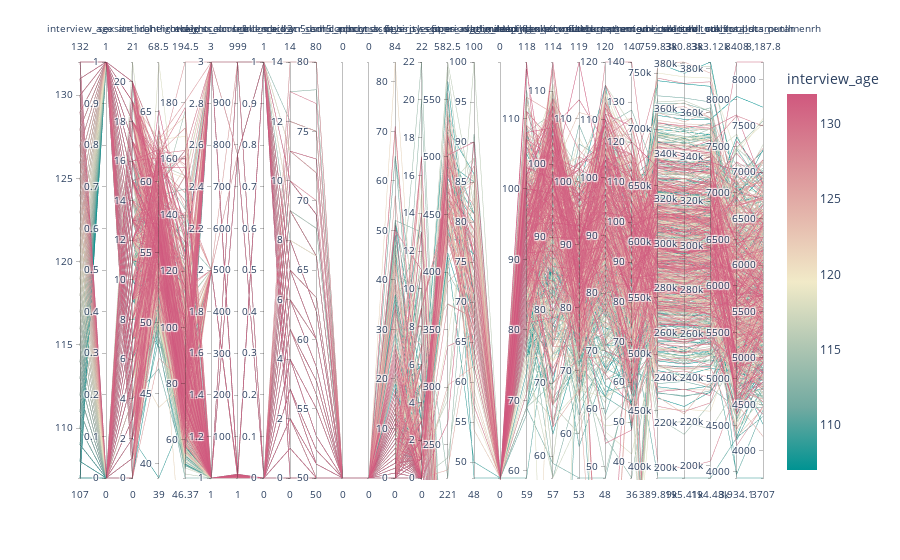

The code cell stored with this chart in its notebook:
### Markdown cell above
### Create an interactive plot that allows viewing many variables

Can you plot all 20 variables simultaneously?
([pandas.plotting.parallel_coordinates — pandas 1.1.4 documentation](https://pandas.pydata.org/pandas-docs/stable/reference/api/pandas.plotting.parallel_coordinates.html))
For an interactive plot you can use plotly
([Parallel Coordinates Plot | Python](https://plotly.com/python/parallel-coordinates-plot/))
in the notebook.

### Code cell
# Create an interactive parallel coordinate plot
subset_df_numerical = subset_df.copy()
subset_df_numerical.sex = subset_df.sex.astype("category").cat.codes
subset_df_numerical.site_id_l = subset_df.site_id_l.astype("category").cat.codes
fig = px.parallel_coordinates(subset_df_numerical, color="interview_age", 
                              dimensions=["interview_age", "sex"] + data_elements_of_interest,
                              color_continuous_scale=px.colors.sequential.Agsunset,
                              #color_continuous_midpoint=2          )
                             )
fig.show()

### Figure 1 — Plotly figure (JSON) as saved in the notebook; plotly's stock layout.template omitted (floating-point values rounded to 4 significant figures; data arrays with more than 128 entries replaced by an {"elided": "..."} marker saying what was removed)
{"data": [{"dimensions": [{"label": "interview_age", "values": {"elided": "1000 int values"}}, {"label": "sex", "values": {"elided": "1000 int values"}}, {"label": "site_id_l", "values": {"elided": "1000 int values"}}, {"label": "anthroheightcalc", "values": {"elided": "1000 float values"}}, {"label": "anthroweightcalc", "values": {"elided": "1000 float values"}}, {"label": "ehi_y_ss_scoreb", "values": {"elided": "1000 int values"}}, {"label": "demo_comb_income_v2", "values": {"elided": "1000 int values"}}, {"label": "snellen_aid_y", "values": {"elided": "1000 int values"}}, {"label": "cbcl_scr_dsm5_adhd_r", "values": {"elided": "1000 int values"}}, {"label": "cbcl_scr_dsm5_adhd_t", "values": {"elided": "1000 int values"}}, {"label": "scrn_commondx", "values": {"elided": "1000 null values"}}, {"label": "scrn_asd", "values": {"elided": "1000 null values"}}, {"label": "pps_y_ss_severity_score", "values": {"elided": "1000 int values"}}, {"label": "pgbi_p_ss_score", "values": {"elided": "1000 int values"}}, {"label": "fit_ss_sleepperiod_minutes", "values": {"elided": "1000 float values"}}, {"label": "fit_ss_avg_hr_deep", "values": {"elided": "1000 int values"}}, {"label": "sag_grade_type", "values": {"elided": "1000 null values"}}, {"label": "nihtbx_reading_uncorrected", "values": {"elided": "1000 int values"}}, {"label": "nihtbx_flanker_uncorrected", "values": {"elided": "1000 int values"}}, {"label": "nihtbx_picvocab_uncorrected", "values": {"elided": "1000 int values"}}, {"label": "nihtbx_fluidcomp_uncorrected", "values": {"elided": "1000 int values"}}, {"label": "nihtbx_pattern_uncorrected", "values": {"elided": "1000 int values"}}, {"label": "smri_vol_cdk_total", "values": {"elided": "1000 int values"}}, {"label": "smri_vol_cdk_totallh", "values": {"elided": "1000 int values"}}, {"label": "smri_vol_cdk_totalrh", "values": {"elided": "1000 int values"}}, {"label": "smri_vol_scs_putamenlh", "values": {"elided": "1000 float values"}}, {"label": "smri_vol_scs_putamenrh", "values": {"elided": "1000 float values"}}], "domain": {"x": [0, 1], "y": [0, 1]}, "line": {"color": {"elided": "1000 int values"}, "coloraxis": "coloraxis"}, "name": "", "type": "parcoords"}], "layout": {"autosize": true, "coloraxis": {"colorbar": {"title": {"text": "interview_age"}}, "colorscale": [[0, "rgb(0, 147, 146)"], [0.1667, "rgb(114, 170, 161)"], [0.3333, "rgb(177, 199, 179)"], [0.5, "rgb(241, 234, 200)"], [0.6667, "rgb(229, 185, 173)"], [0.8333, "rgb(217, 137, 148)"], [1, "rgb(208, 88, 126)"]]}, "legend": {"tracegroupgap": 0}, "margin": {"t": 60}}}
